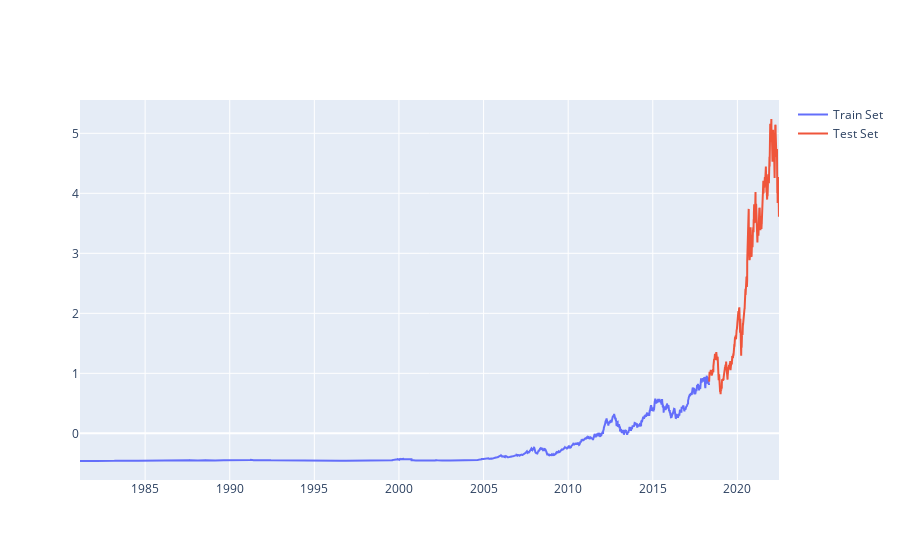

Write notebook code for a chart like this one.
### Code cell
fig = go.Figure()
fig.add_trace( go.Scatter( x=dates_train, y=y_train,mode='lines', name="Train Set" ) )
fig.add_trace( go.Scatter( x=dates_test, y=y_test,mode='lines', name="Test Set" ) )
fig.show()

### Figure 1 — Plotly figure (JSON) as saved in the notebook; plotly's stock layout.template omitted (floating-point values rounded to 4 significant figures; data arrays with more than 128 entries replaced by an {"elided": "..."} marker saying what was removed)
{"data": [{"mode": "lines", "name": "Train Set", "type": "scatter", "x": {"elided": "9376 str values"}, "y": {"elided": "9376 float values"}}, {"mode": "lines", "name": "Test Set", "type": "scatter", "x": {"elided": "1042 str values"}, "y": {"elided": "1042 float values"}}], "layout": {}}
